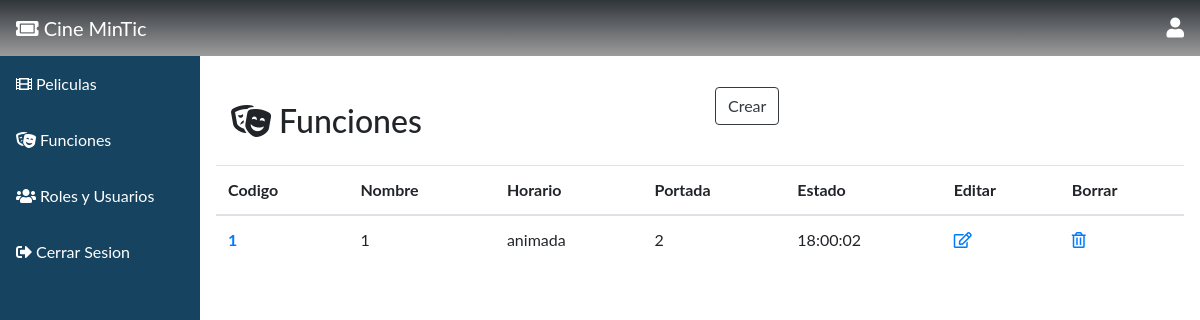
/admin_funciones/, run on the app's committed database.
### tables this page shows
CREATE TABLE funcion (id INTEGER PRIMARY KEY AUTOINCREMENT, categoria VARCHAR, sala VARCHAR, hora TIME, puntuacion DOUBLE, precio DOUBLE, pelicula_codigo INT REFERENCES pelicula (codigo) ON DELETE CASCADE ON UPDATE CASCADE);

### main.py (the view)
@app.route('/admin_funciones/', methods=['GET', 'POST'])
def manage_functions():
    if request.method == 'GET':
        db=get_db()
        result=db.execute("SELECT * FROM funcion")
        result= result.fetchall()
        db.close()
    return render_template('funciones.html',result=result)

### db.py (called while the page is built)
def get_db():
    try:
        if 'db' not in g:
            print('conectada')
            g.db = sqlite3.connect('cinemintic.db')
        return g.db
    except Error:
        print(Error)

### main.py (called while the page is built)
@app.before_request
def cargar_usuario_registrado():
    print("Entró en before_request.")
    id_usuario = session.get('id_usuario')
    if id_usuario is None:
        g.user = None
    else:
        g.user = get_db().execute(
                'SELECT id, nombre, email, password FROM usuario WHERE id = ?'
                ,
                (id_usuario,)
            ).fetchone()
    print('g.user:', g.user)

### templates/funciones.html (shortened to what this page needs)
{% extends "bootstrap/base.html" %}
{% block styles %}
  <link rel="stylesheet" href="https://maxcdn.bootstrapcdn.com/bootstrap/4.0.0/css/bootstrap.min.css">
  <link href="https://cdnjs.cloudflare.com/ajax/libs/font-awesome/5.13.0/css/all.min.css" rel="stylesheet">
{% endblock %}
{% block content %}
  <div class="sidebar">
    <a class="active" href="{{ url_for('home') }}"><i class="fas fa-ticket-alt"></i> Cine MinTic</a>
    <a href="{{ url_for('manage_movies') }}"><i class="fas fa-film"></i> Peliculas</a>
    <a href="{{ url_for('manage_functions') }}"><i class="fas fa-theater-masks"></i> Funciones</a>
    <a href="{{ url_for('manage_users') }}"><i class="fas fa-users"></i> Roles y Usuarios</a>
    <a href="#logout"><i class="fas fa-sign-out-alt"></i> Cerrar Sesion</a>
  </div>
  <nav style="background: linear-gradient(180deg, var(--black2) 0%, var(--black1) 100%);color: white;" class="navbar justify-content-between">
    <a class="navbar-brand"><i class="fas fa-ticket-alt"></i> Cine MinTic</a>
    <i style="font-size:20px" class="fas fa-user"></i>
  </nav>
  <div class="content">
    <div style="padding-top: 30px;padding-bottom: 10px;" class="row">
    <div class="col"><h2 style="margin:15px;"><i class="fas fa-theater-masks"></i> Funciones</h2></div>
    <div class="col"><a class="btn btn-outline-dark" role="button" aria-disabled="true" href="{{ url_for('create_funcion') }}">Crear</a></div>
  </div>
    <table class="table">
    <thead>
      <tr>
        <th scope="col">Codigo</th>
        <th scope="col">Nombre</th>
        <th scope="col">Horario</th>
        <th scope="col">Portada</th>
        <th scope="col">Estado</th>
        <th scope="col">Editar</th>
        <th scope="col">Borrar</th>
      </tr>
    </thead>
    <tbody>
      {% for fila in result %}
      <tr>
        <th scope="row"><a href="{{ url_for('seefuncion',id=fila[0]) }}">{{ fila[0] }}</a></th>
        <td>{{ fila[0] }}</td>
        <td>{{ fila[1] }}</td>
        <td>{{ fila[2] }}</td>
        <td>{{ fila[3] }}</td>
        <td><a href="{{ url_for('editfuncion',id=fila[0]) }}"><i class="far fa-edit"></i></a></td>
        <td><a href="{{ url_for('deletefuncion',id=fila[0]) }}"><i class="far fa-trash-alt"></i></a></td>
      </tr>
      {% endfor %}
    </tbody>
  </table>
  </div>
{% endblock %}

### templates/funciones.html (style rules this page uses)
:root { --gold1:#F4BD76; --gold2:#F6CD8F; --gray:#ffffff80; --gray2:#f7d9d990; --black1: #9C9C9B; --black2: #30353B; --shadow: 0 8px 8px; --color_shadow: #00000033; }
body { margin: 0; font-family: "Lato", sans-serif; }
.sidebar { margin: 0; padding: 0; width: 200px; background-color: #154360; position: fixed; height: 100%; overflow: auto; }
.sidebar a { display: block; color: white; padding: 16px; text-decoration: none; }
.sidebar a.active { background: linear-gradient(180deg, var(--black2) 0%, var(--black1) 100%);color: white; color: white; }
div.content { margin-left: 200px; padding: 1px 16px; height: 1000px; }

### data on the page
funcion: id "1", categoria "animada", sala "2", hora "18:00:02"
